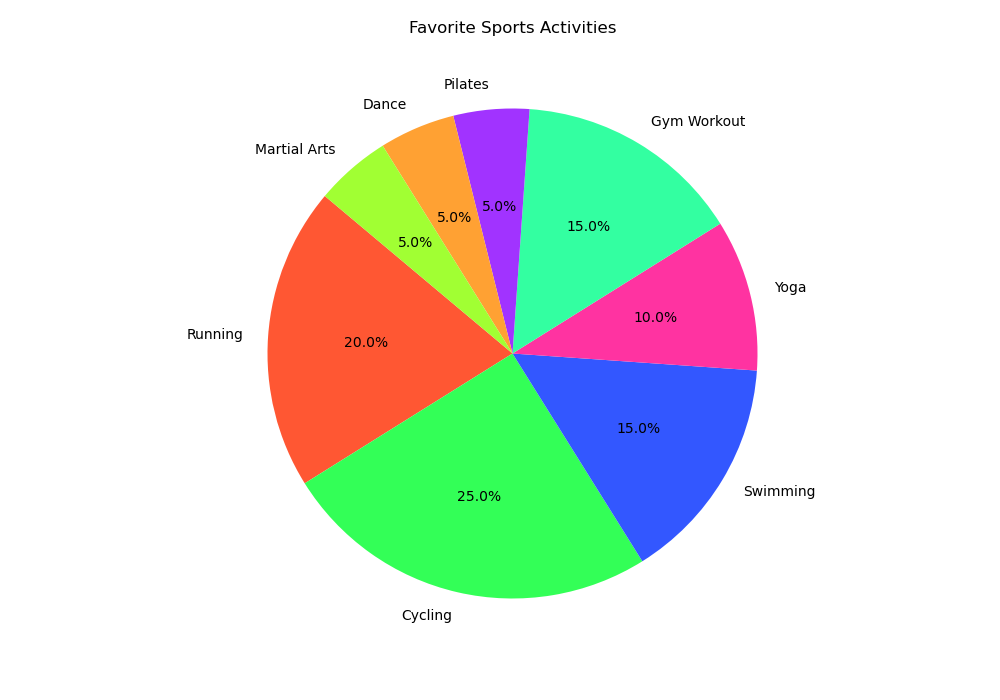

Write the Python code that produced this figure.

import matplotlib.pyplot as plt

# Data to plot
labels = ['Running', 'Cycling', 'Swimming', 'Yoga', 'Gym Workout', 'Pilates', 'Dance', 'Martial Arts']
sizes = [20, 25, 15, 10, 15, 5, 5, 5]
colors = ['#FF5733', '#33FF57', '#3357FF', '#FF33A1', '#33FFA1', '#A133FF', '#FFA133', '#A1FF33']

# Create pie chart
plt.figure(figsize=(10, 7))
plt.pie(sizes, labels=labels, colors=colors, autopct='%1.1f%%', startangle=140)

# Title
plt.title('Favorite Sports Activities', y=1.08)

# Display the chart
plt.axis('equal')  # Equal aspect ratio ensures that pie is drawn as a circle.
plt.show()
